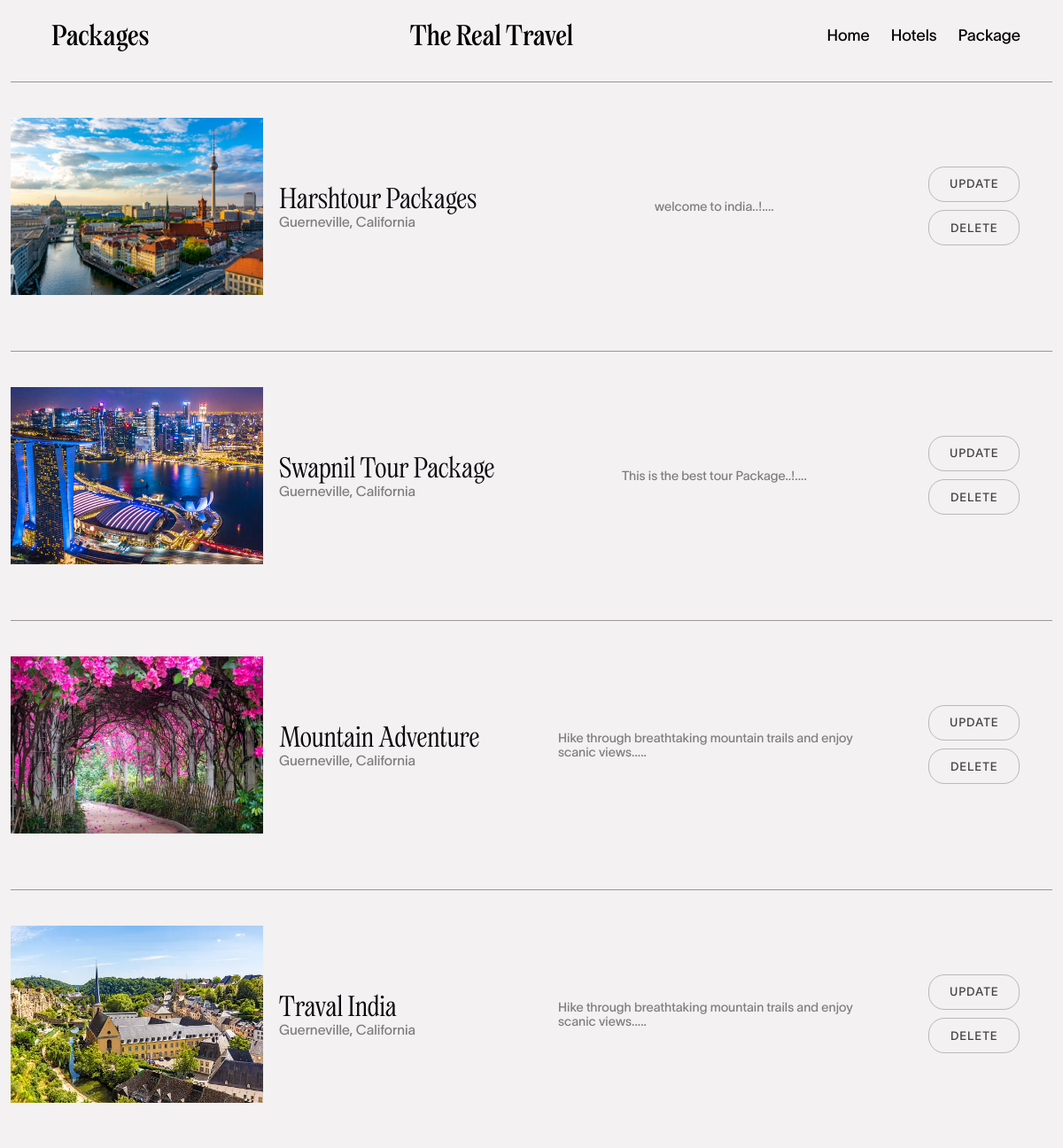
Page /admin/tourlist.php on the earlier database version.
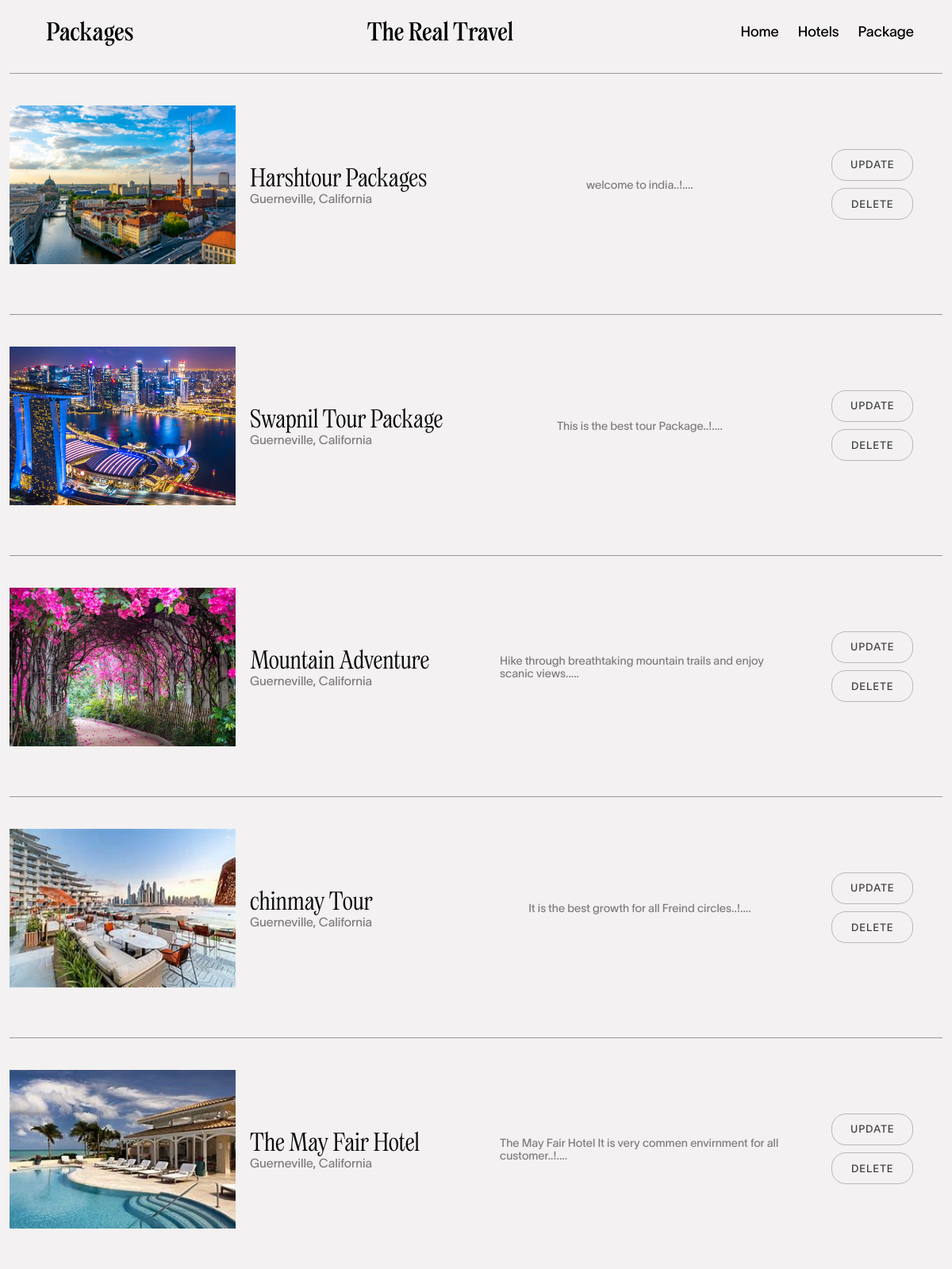
Same page on the later database version.
### tables this page shows
CREATE TABLE `tour_package` (
  `TourPackage_Id` int(100) NOT NULL,
  `Package_Name` varchar(100) NOT NULL,
  `Package_Type` varchar(212) NOT NULL,
  `Package_Location` varchar(100) NOT NULL,
  `Price` varchar(100) NOT NULL,
  `Package_Features` varchar(280) NOT NULL,
  `Package_Details` varchar(300) NOT NULL,
  `Phone` varchar(12) NOT NULL,
  `Package_Image` varchar(100) NOT NULL
);

### admin/tourlist.php (the view, shortened to what this page needs)
<?php
   include("../config/connection.php");
   $sql = "select * from tour_package ";
   $result = $conn->query($sql);
?>
<!DOCTYPE html>
<html lang="en">
<head>
    <link rel="stylesheet"href="https://cdn.jsdelivr.net/npm/locomotive-scroll@3.5.4/dist/locomotive-scroll.css" />
    <link rel="stylesheet" href="../css/pwd_update.css">
</head>
<body>
   <div class="page1">
    <div class="nav">
        <div class="nav-part1">
            <h2 id="nav-part3">packages</h2>
        </div>
        <h1>the real travel</h1>
        <div class="nav-part2">
            <h3><a href="adminhomepage.php">Home</a></h3>
            <h3><a href="hotellist.php">hotels</a></h3>
            <h3><a href="#">package</a></h3>
        </div>
    </div>
 <?php
    if($result->num_rows > 0){
        while($row = mysqli_fetch_assoc($result)){
  ?>
    <div class="middle4">
        <div class="booking">
            <div class="booking1">
                <div class="book-part1">
                    <img src="<?php echo $row['Package_Image']; ?>" alt="img">
                </div>
                <div class="book-part2">
                    <h2><?php echo $row['Package_Name']; ?></h2>
                    <h4>Guerneville, California</h4>
                </div>
            </div>
            <div class="booking2">
                <div class="book-part3">
                    <h5><?php echo $row['Package_Features']; ?>....</h5>
                </div>
                <div class="book-part4">
                    <button  ><a href="update_tour.php?id=<?php echo $row['TourPackage_Id'] ?>"  >Update</a> </button>
                    <button  ><a href="tourlist.php?ID=<?php echo $row['TourPackage_Id'] ?>"   >Delete</a></button>
                </div>
            </div>
        </div>
    </div>
    <?php
          }
        }
        ?>
</div>
</body>
</html>

Differences in the rows shown:
removed tour_package: Package_Image (picture), Package_Name "Traval India", Package_Features "Hike through breathtaking mountain trails and enjoy scanic views."
added tour_package: Package_Image (picture), Package_Name "chinmay Tour", Package_Features "It is the best growth for all Freind circles..!"
added tour_package: Package_Image (picture), Package_Name "The May Fair Hotel", Package_Features "The May Fair Hotel It is very commen envirnment for all customer..!"
